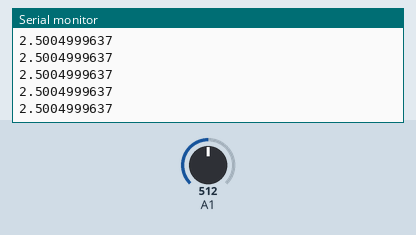
The sketch below on a simulated Arduino Uno, built with avr-gcc and run on an emulated ATmega328P. Parts: the last lines printed to the serial monitor. The test bench sets the inputs (shaded band); at power-on: A1 = 512.

Above: at 1.2 s.
1.3 s: A1 set to 716
At 1.35 s:
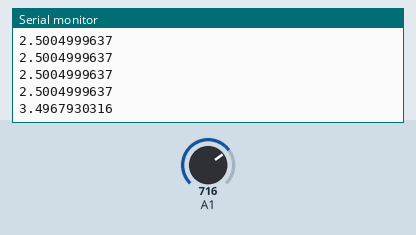
2.8 s: A1 set to 900
At 2.8 s:
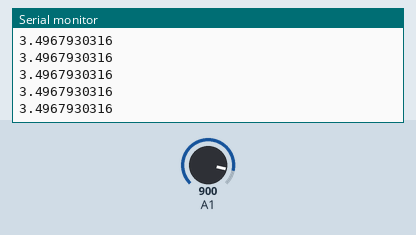
Timing chart, 0 to 5.8 s (numbered marks = the images above; inputs shaded):
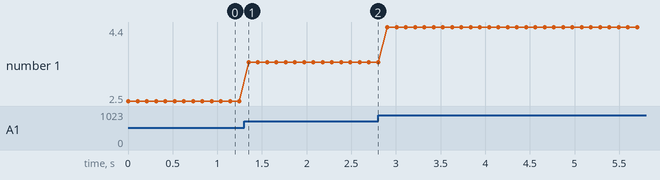

The sketch:

adjust_volt.ino
```cpp
void setup(){
  Serial.begin(115200);
}

long readVcc() {
  long result;
  // Read 1.1V reference against AVcc
  ADMUX = _BV(REFS0) | _BV(MUX3) | _BV(MUX2) | _BV(MUX1);
  delay(2); // Wait for Vref to settle
  ADCSRA |= _BV(ADSC); // Convert
  while (bit_is_set(ADCSRA,ADSC));
  result = ADCL;
  result |= ADCH<<8;
  result = 1125300L / result; // Back-calculate AVcc in mV
  return result;
}

void loop() {
  unsigned int ADCValue;
  float voltage;
  float Vcc;
  Vcc = readVcc()/1000.0;
  ADCValue = analogRead(1);
  voltage = (ADCValue / 1024.0) * Vcc;
  Serial.println(voltage,DEC); //print datan = 0;
  delay(100);
}
```

Measured:
- after the input at 1.3 s, the serial monitor: prints a new line after 0.05 s (image 1)
- plotted number 1: 2.5 → 3.5 after the input at 1.3 s, 3.5 → 4.4 after the input at 2.8 s
